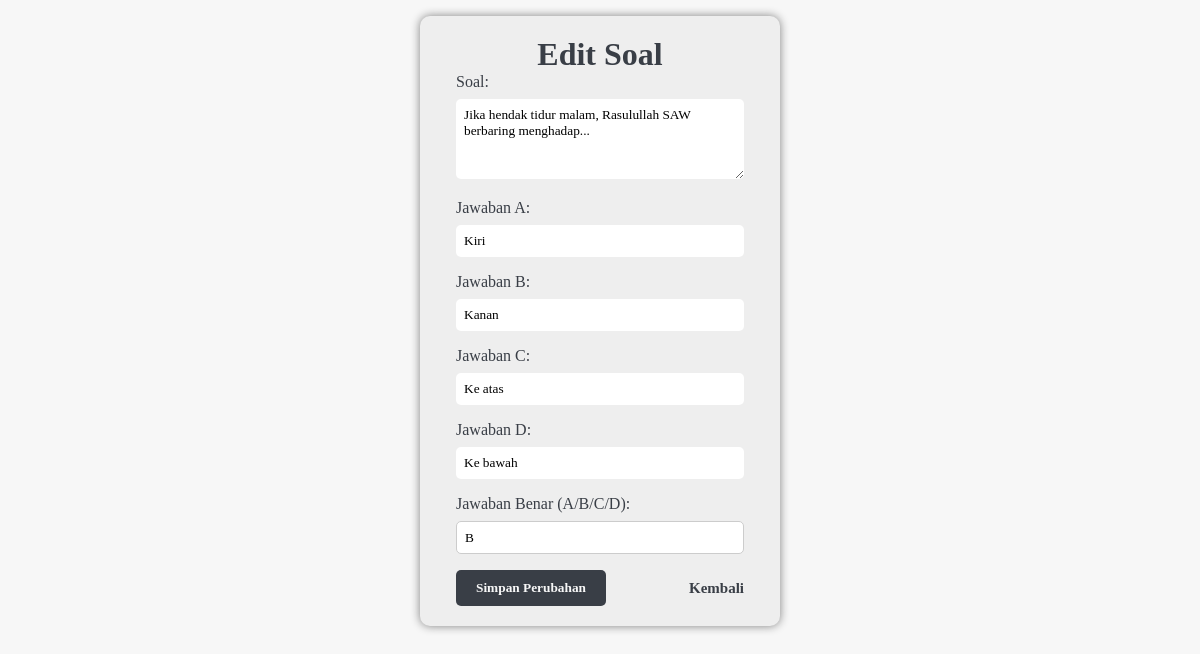
The page /admin/edit_soal.php?id=1 on the database its author committed.
### tables this page shows
CREATE TABLE data_soal(
  id INTEGER PRIMARY KEY,
  soal TEXT NOT NULL UNIQUE,  -- Menambahkan constraint UNIQUE pada kolom soal
  jawaban_A TEXT NOT NULL,
  jawaban_B TEXT NOT NULL,
  jawaban_C TEXT NOT NULL,
  jawaban_D TEXT NOT NULL,
  jawaban_benar TEXT NOT NULL
 );

### admin/edit_soal.php (the view, shortened to what this page needs)
<?php
$db = new SQLite3('../quiz.sqlite');
$id = $_GET['id'];
$stmt = $db->prepare('SELECT * FROM data_soal WHERE id = ?');
$stmt->bindValue(1, $id, SQLITE3_INTEGER);
$result = $stmt->execute();
$row = $result->fetchArray();
?>
<!DOCTYPE html>
<html lang="en">
<head>
</head>
<body>
    <div class="container">
        <h1>Edit Soal</h1>
        <div class="form-card">
            <form action="edit_soal.php?id=<?= $id ?>" method="POST">
                <div class="form_group">
                    <label for="soal">Soal:</label>
                    <textarea name="soal" id="soal" rows="4" class="input-btn" required><?= htmlspecialchars($row['soal']) ?></textarea>
                </div>
                <div class="form_group">
                    <label for="jawaban_A">Jawaban A:</label>
                    <input type="text" name="jawaban_A" id="jawaban_A" value="<?= htmlspecialchars($row['jawaban_A']) ?>" class="input-btn" required>
                </div>
                <div class="form_group">
                    <label for="jawaban_B">Jawaban B:</label>
                    <input type="text" name="jawaban_B" id="jawaban_B" value="<?= htmlspecialchars($row['jawaban_B']) ?>" class="input-btn" required>
                </div>
                <div class="form_group">
                    <label for="jawaban_C">Jawaban C:</label>
                    <input type="text" name="jawaban_C" id="jawaban_C" value="<?= htmlspecialchars($row['jawaban_C']) ?>" class="input-btn" required>
                </div>
                <div class="form_group">
                    <label for="jawaban_D">Jawaban D:</label>
                    <input type="text" name="jawaban_D" id="jawaban_D" value="<?= htmlspecialchars($row['jawaban_D']) ?>" class="input-btn" required>
                </div>
                <div class="form_group">
    <label for="jawaban_benar">Jawaban Benar (A/B/C/D):</label>
    <select name="jawaban_benar" id="jawaban_benar" class="input-btn" required>
        <option value="B" <?= ($row['jawaban_benar'] == 'B') ? 'selected' : '' ?>>B</option>
    </select>
</div>
                <div class="card-btn    ">
                    <button type="submit" class="btn_submit">Simpan Perubahan</button>
                    <a href="dashboard_soal.php">Kembali</a>
                </div>
            </form>
        </div>
    </div>
</body>
</html>

### admin/edit_soal.php (style rules this page uses)
* { margin: 0; padding: 0; box-sizing: border-box; font-family: Poppins; }
body { background-color: #F7F7F7; color: #393E46; }
.container { max-width: 30%; margin: auto; margin-top: 1rem; display: flex; background-color: #EEEEEE; justify-content: center; flex-direction: column; align-items: center; border-radius: 10px; box-shadow: 0 0 10px grey; }
.container h1 { margin-top: 20px; }
.input-btn { border-radius: 5px; border: none; outline: none; }
.form-card { width: 80%; }
.form_group { margin-bottom: 1rem; }
.form_group label { display: block; margin-bottom: 0.5rem; }
.form_group input, .form_group textarea { width: 100%; padding: 0.5rem; }
.btn_submit { padding: 10px 20px; background-color: #393E46; color: #F7F7F7; border: none; cursor: pointer; border-radius: 5px; font-weight: 700; }
.form-card a { text-decoration: none; color: #393E46; font-weight: 700; }
.card-btn { display: flex; justify-content: space-between; align-items: center; margin-bottom: 20px; }
.card-btn a { font-size: 15px; }
.form_group select { width: 100%; padding: 0.5rem; border-radius: 5px; border: 1px solid #ccc; outline: none; appearance: none; -webkit-appearance: none; -moz-appearance: none; background-color: #fff; font-family: inherit; cursor: pointer; }

### rows shown on the page
data_soal: soal "Jika hendak tidur malam, Rasulullah SAW berbaring menghadap...", jawaban_A "Kiri", jawaban_B "Kanan", jawaban_C "Ke atas", jawaban_D "Ke bawah", jawaban_benar "B"
